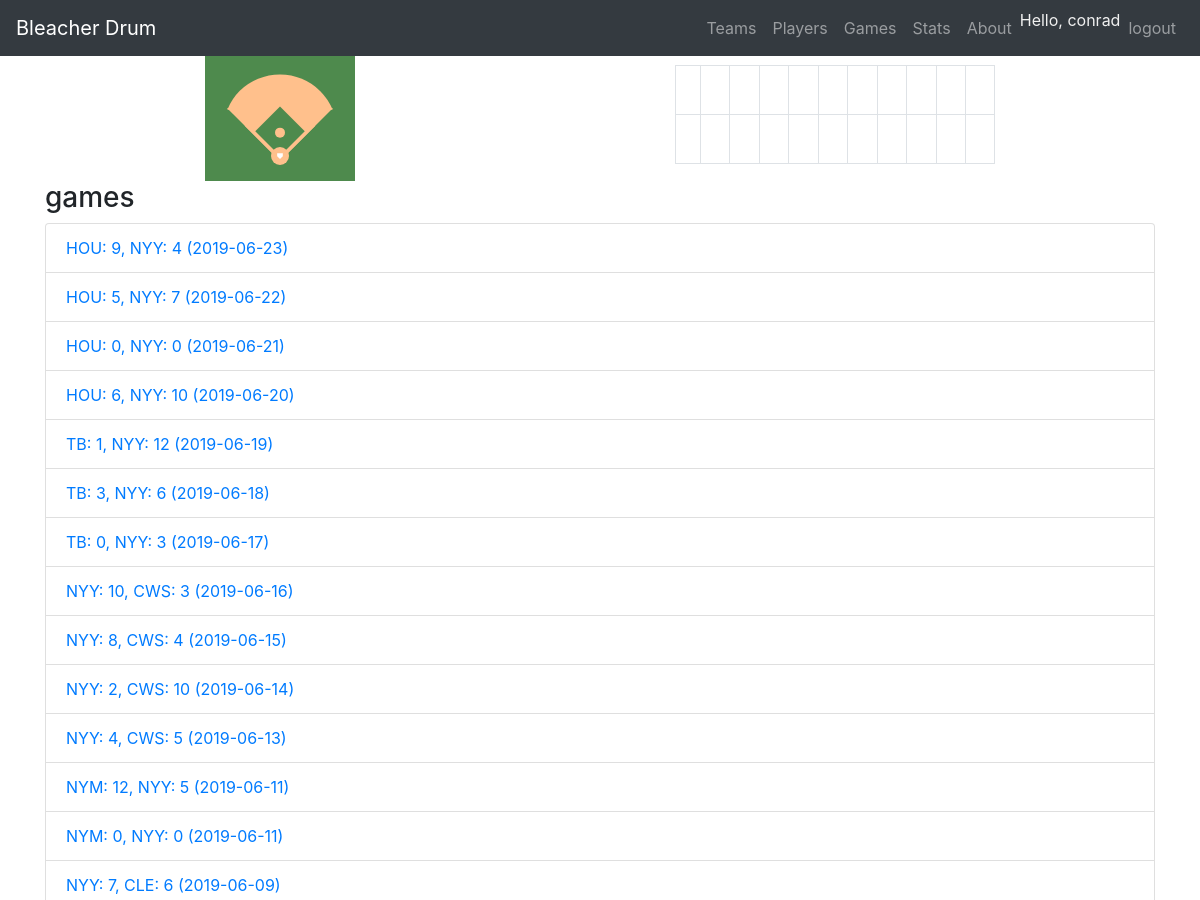
The app's page /games/ (signed in, upper part), older data.
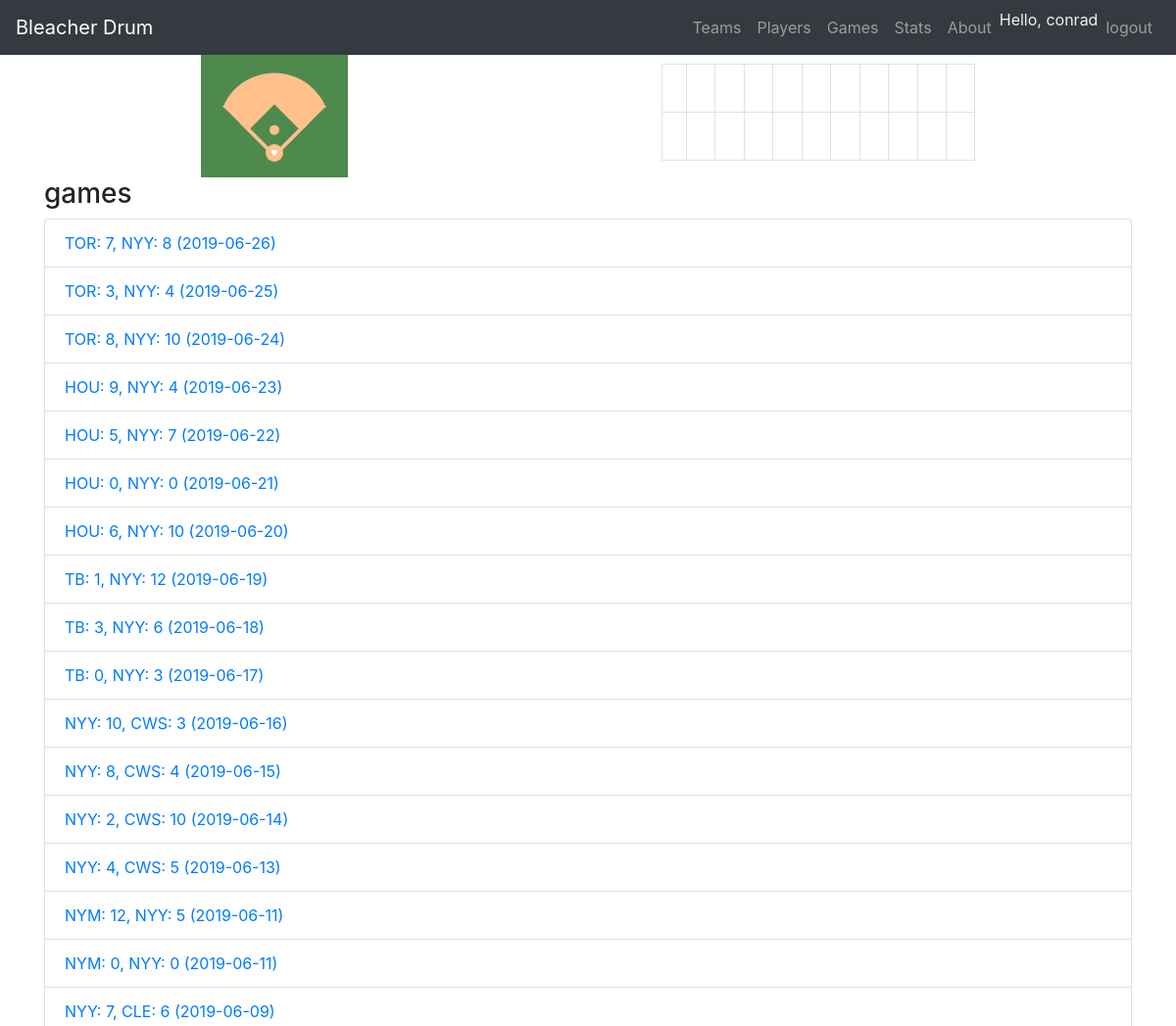
The same page, newer data.
### lineup_app/models.py (models this page shows)
class Game(models.Model):
    team_home = models.ForeignKey(Team, on_delete=models.CASCADE, related_name='team_home')
    team_away = models.ForeignKey(Team, on_delete=models.CASCADE, related_name='team_away')
    runs_home = models.IntegerField()
    runs_away = models.IntegerField()
    date = models.DateField(default=django.utils.timezone.now)
    owner = models.ForeignKey(User, on_delete=models.CASCADE)
    def __str__(self):
        return str(self.team_away) + ': ' + str(self.runs_away) + ', ' + str(self.team_home) + ': ' + str(self.runs_home) + ' (' + str(self.date) + ')'

class Team(models.Model):
    location = models.CharField(max_length=50)
    name = models.CharField(max_length=50)
    abbr = models.CharField(max_length=3)
    owner = models.ForeignKey(User, on_delete=models.CASCADE)
    def __str__(self):
        return self.abbr

### lineup_app/views.py (the view)
# urls.py: path('games/', views.view_games),
@login_required
def view_games(request):
    games = Game.objects.filter(owner=request.user).order_by('-date').all()
    context = {'games': games}
    return render(request, 'lineup_app/view_games.html', context)

### lineup_app/templates/lineup_app/view_games.html (shortened to what this page needs)
{% extends 'lineup_app/header.html' %}
{% load static %}
{% block content %}
<h3>games</h3>
<ul class='list-group'>
    {% for game in games %}
    <li class='list-group-item'><a href='/{{ game.id }}/view_lineup'>{{ game }}</a></li>
    {% endfor %}
</ul>
{% endblock %}

Row changes from the older to the newer data that the page shows:
added Game: team_away+runs_away+team_home "TOR: 7, NYY: 8 (2019-06-26)"
added Game: team_away+runs_away+team_home "TOR: 3, NYY: 4 (2019-06-25)"
added Game: team_away+runs_away+team_home "TOR: 8, NYY: 10 (2019-06-24)"
